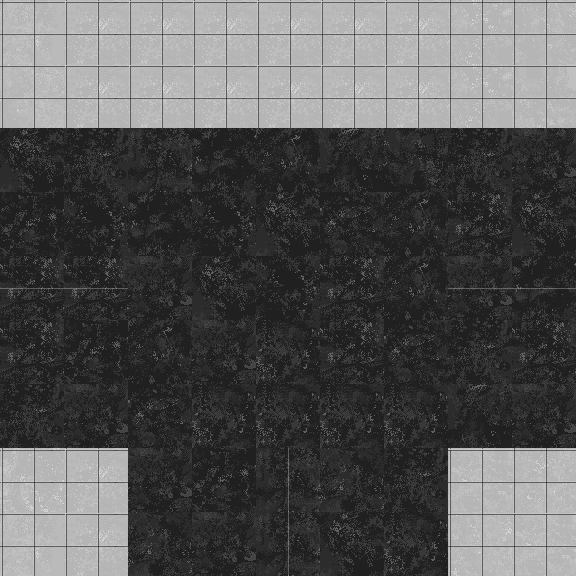

The image is a tile-based game level rendered from a .tmx file. Its description and complete source (layers, tilesets, objects, tile grids) follow:
An orthogonal 9x9 tile map with 64x64 px tiles, 1 tile layer (Tile Layer 1).

<map version="1.0" tiledversion="1.1.2" orientation="orthogonal" renderorder="right-down" width="9" height="9" tilewidth="64" tileheight="64" infinite="0" nextobjectid="1">
 <tileset firstgid="1" source="Road.tsx" />
 <layer name="Tile Layer 1" width="9" height="9">
  <data encoding="csv">
32,5,5,5,5,5,5,16,14,
31,5,5,5,5,5,5,16,8,
25,4,9,26,18,17,11,4,28,
2,19,26,19,25,3,18,27,25,
36,36,28,25,19,27,18,37,35,
27,2,18,28,10,27,3,4,27,
4,28,3,10,10,10,10,17,28,
21,5,28,2,41,20,4,7,15,
32,5,20,28,41,25,10,23,7
</data>
 </layer>
</map>
